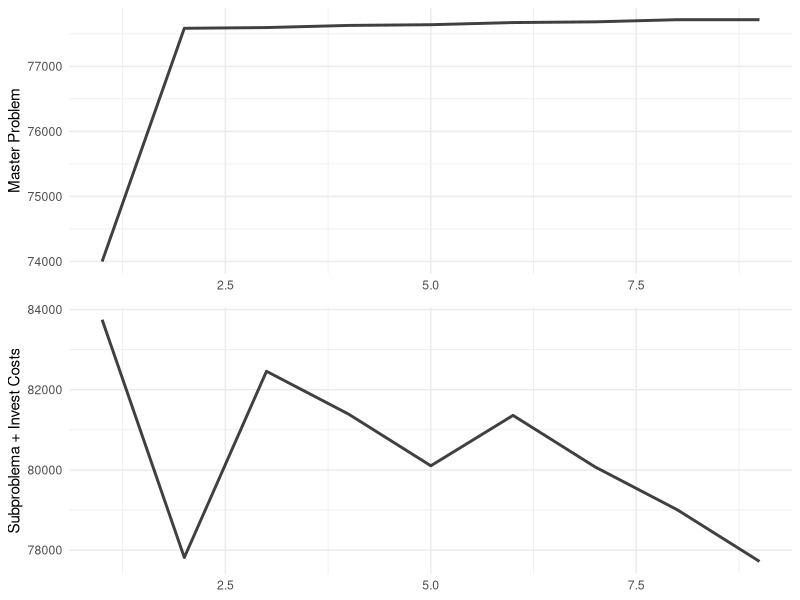
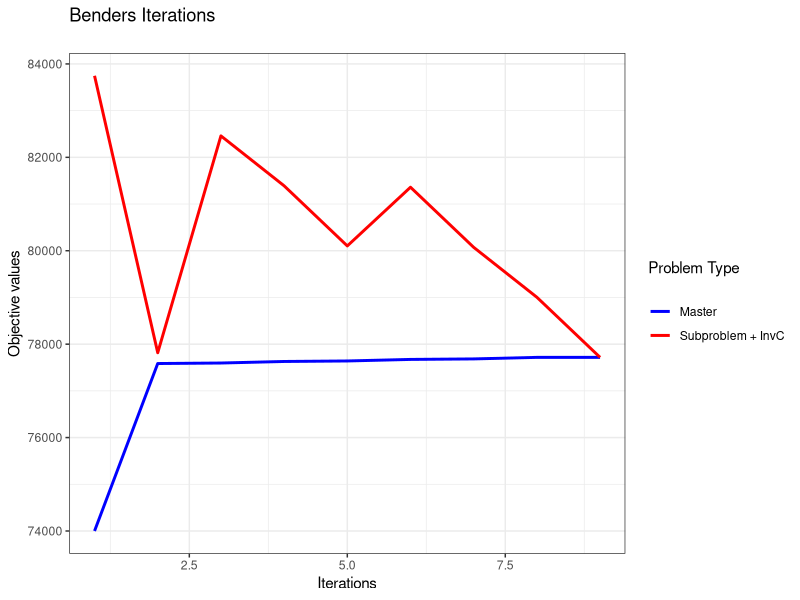

Recreate these plots in R, in order.
library(dplyr)
library(ggplot2)
library(grid)
library(tidyr)
subpr <- c(83746.4,77552.2,82426.4,81346.4,80026.4,81272.2,79952.2,78872.2,77552.2)
master <- c(74000,77585.2 ,77596.2 ,77629.2 ,77640.2,77673.2 ,77684.2,77717.2,77717.2)
invest <- c(0,264,33,44,77,88,121,132,165)
x<-rep(1:9)
a <- subpr+invest
df <- data.frame(Iterations = x,Master = master, SubP_InvC = a)
plot1 <- df %>%
  ggplot() +
  geom_line(aes(x = Iterations, y = master), size = 1, alpha = 0.75) +
  ylab("Master Problem") +
  theme_minimal() +
  theme(axis.title.x = element_blank())

plot2 <- df %>%
  ggplot() +
  geom_line(aes(x = Iterations, y = a), size = 1, alpha = 0.75) +
  ylab("Subproblema + Invest Costs") +
  theme_minimal() +
  theme(axis.title.x = element_blank())

grid.newpage()
grid.draw(rbind(ggplotGrob(plot1), ggplotGrob(plot2), size = "last"))

df %>% gather(tipo,valor,c(2:3)) %>% ggplot(aes(x=Iterations,y=valor,colour=tipo)) + geom_line(size=1)+
  labs(title = "Benders Iterations\n", x = "Iterations", y = "Objective values", color = "Problem Type\n") +
  scale_color_manual(labels = c("Master", "Subproblem + InvC"), values = c("blue", "red")) + theme_bw()
